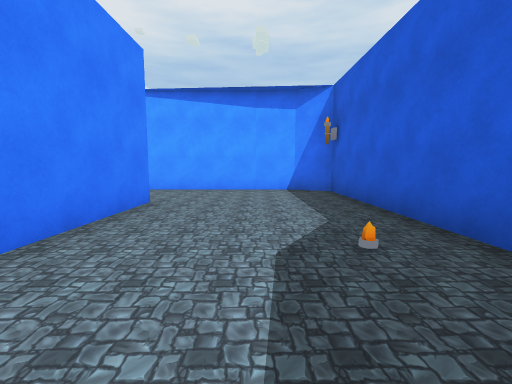
[1] (above)

24 first-person views from a walk through a Unity game level. The camera is 1.3 m above the floor, tilts 6° down and sees 90° across. The floor is counted in squares, 2 m on a side. Each view is taken from the middle of a square. On the plan, view 1 faces up. The plan holds only what a view shows up to about 9 squares ahead; the rest is blank. The place goes on beyond the plan. The player character is not drawn. Some animated figures are left out. Door leaves are left out, so doorways stand open.

[2]
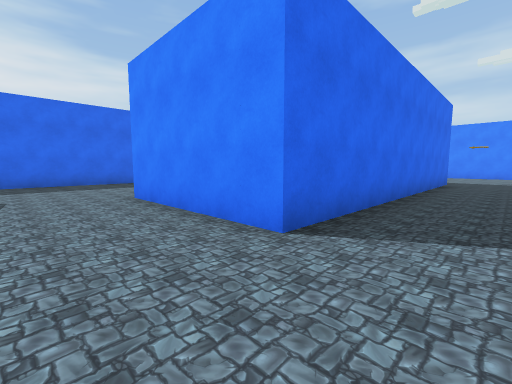

[3]
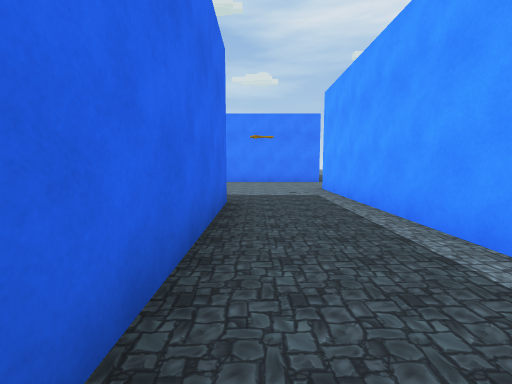

[4]
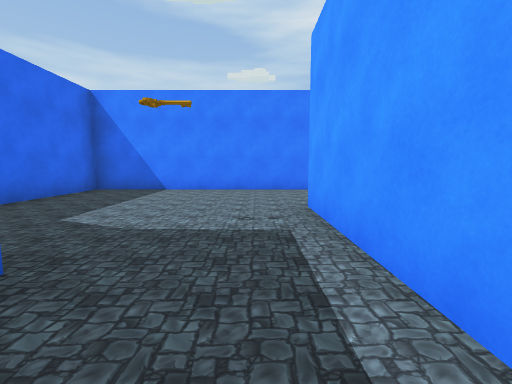

[5]
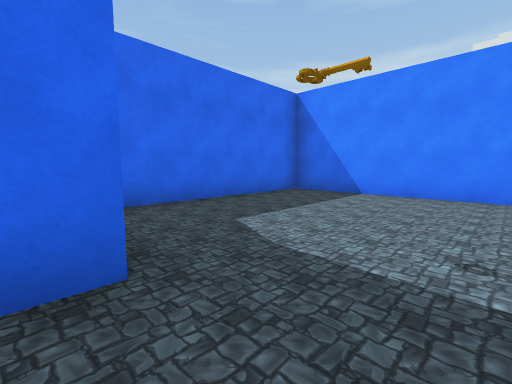

[6]
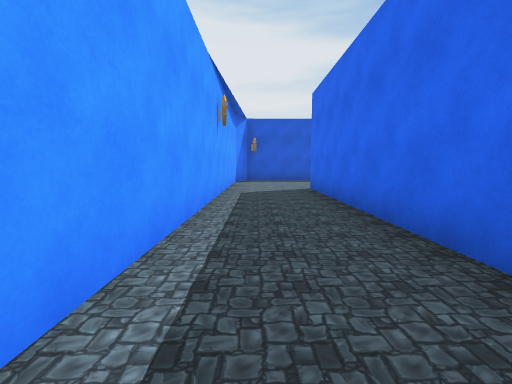

[7]
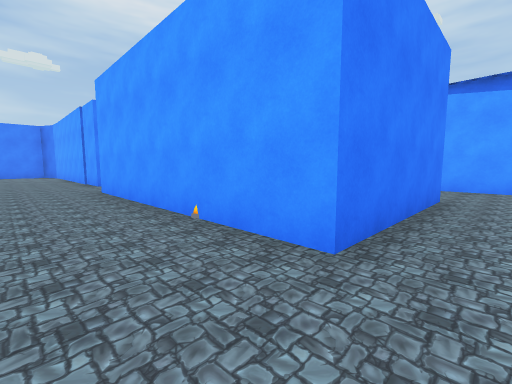

[8]
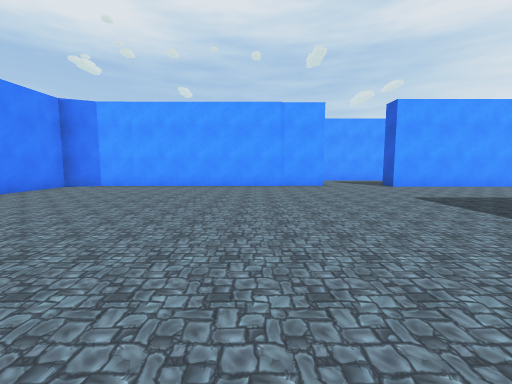

[9]
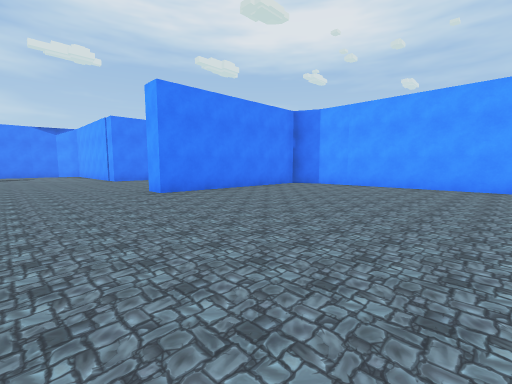

[10]
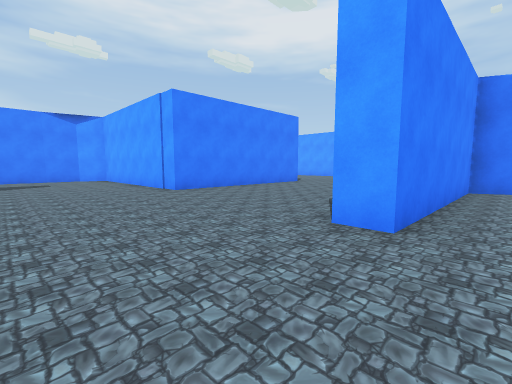

[11]
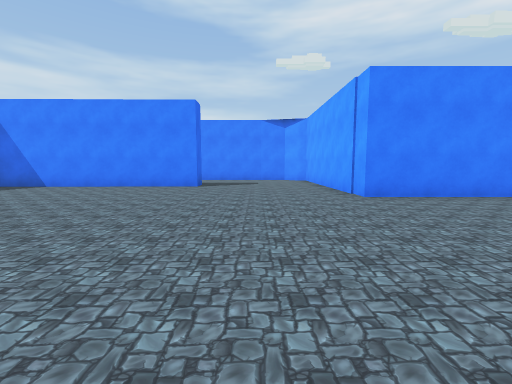

[12]
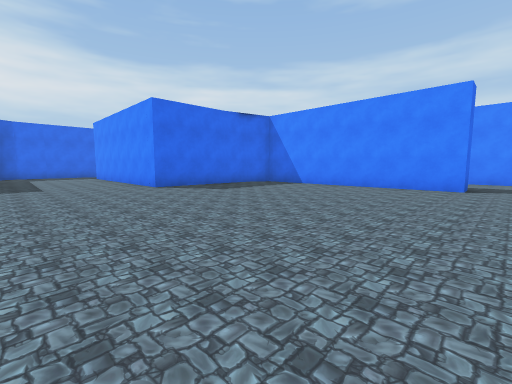

[13]
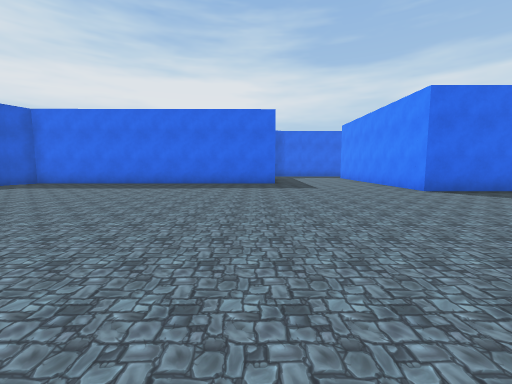

[14]
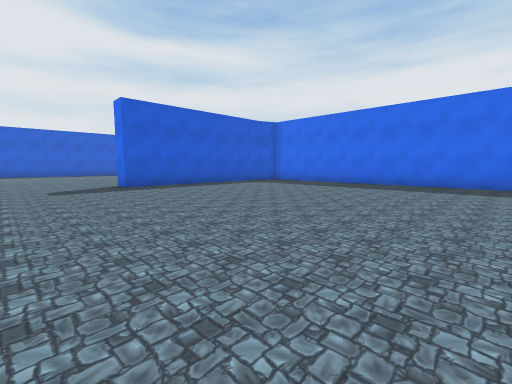

[15]
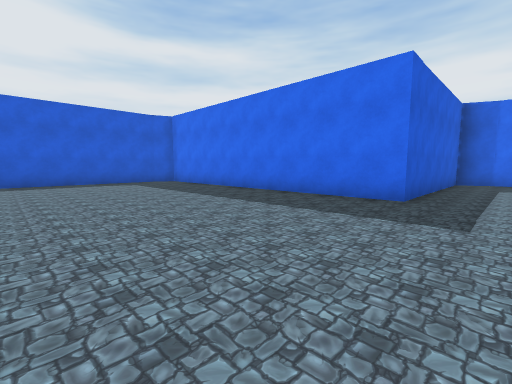

[16]
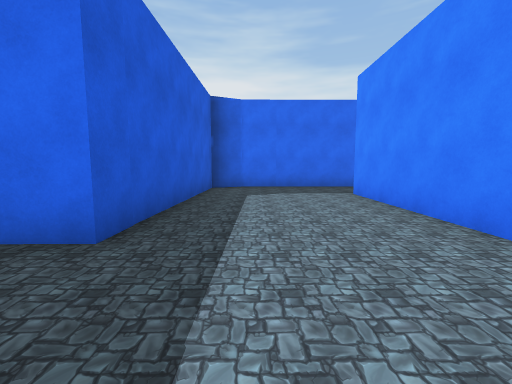

[17]
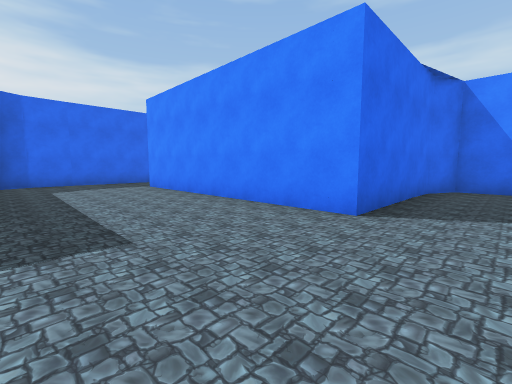

[18]
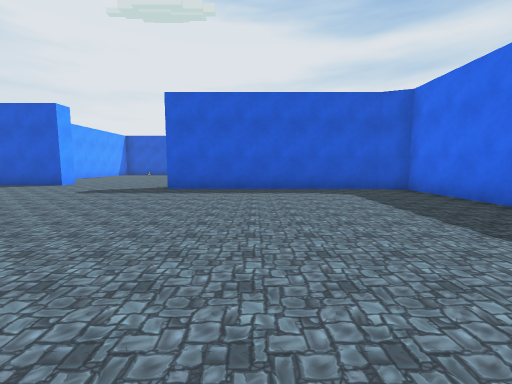

[19]
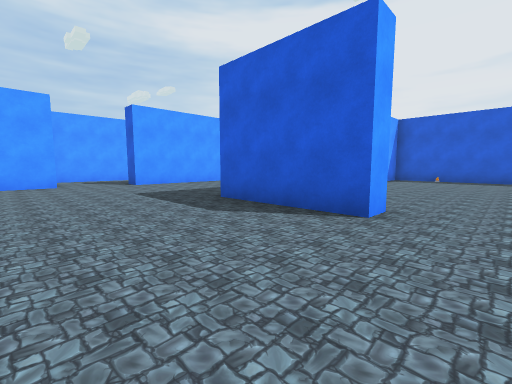

[20]
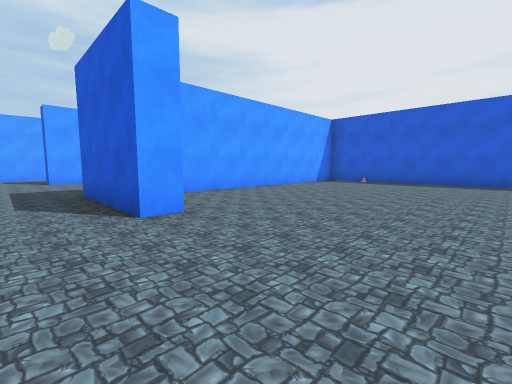

[21]
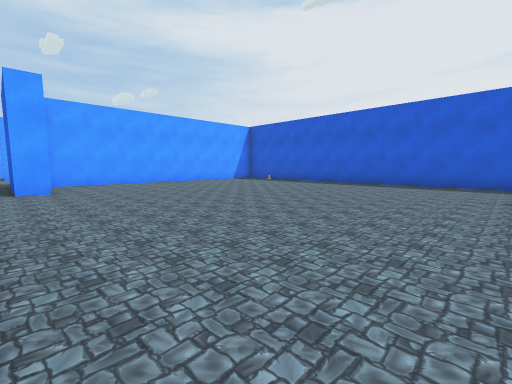

[22]
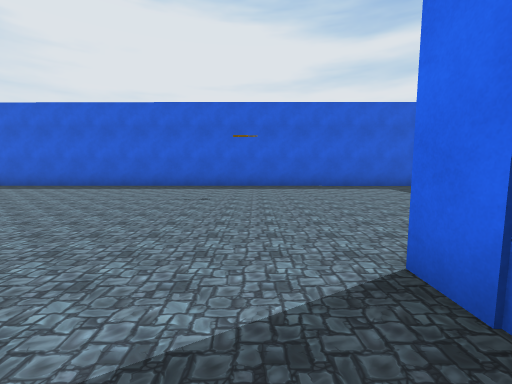

[23]
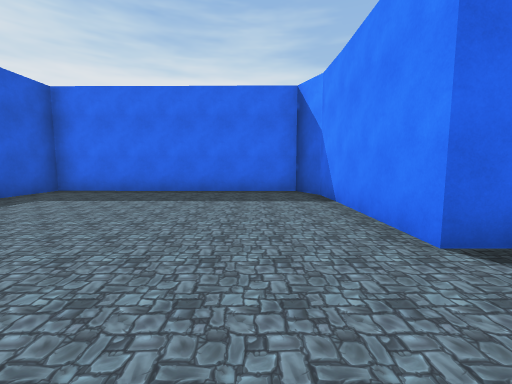

[24]
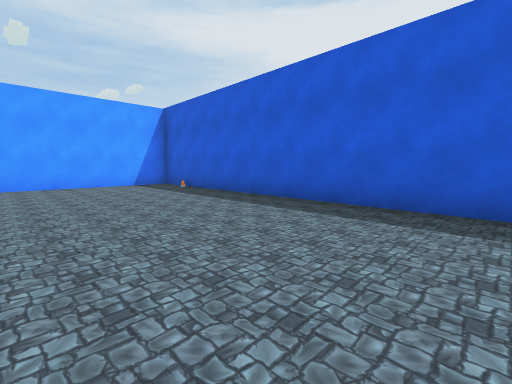

### Floor plan
Points are (right, up) in squares from view 1. A wall is a line through its corners. A room is listed if a view was taken in it or the views show most of it. See-through windows are left out.
Room 1 (views 1, 2, 3, 4, 5, 6)
walls: (-10.5, 4.5) (-1.9, 4.5) (-1.9, 0.7); (-15.8, 7.5) (-15.8, 1.7) (-11.3, 1.8); (1.9, 1.8) (1.9, 6.4) (0.9, 6.8) (-13.1, 6.8)
ways out: opening at (-0.5, 0.5) to room 2; open door at (-14.5, 7)
Room 2 (views 7, 8, 9, 10, 11, 12, 13, 14, 15, 16, 17, 18, 19, 20, 21, 22, 23, 24)
walls: (-7.1, -6.8) (-7.8, -6.8) (-7.8, -3.8); (-23.2, -0.4) (-23.2, -3.8) (-27, -3.9); (-26.5, -7.8) (-25.8, -7.8) (-25.7, -13.9) (-24.8, -14.4) (-21.2, -14.4) (-21.2, -20.9); (-9.8, 1) (-16.8, 1) (-17.7, 0.6) (-17.8, -4.4) (-18.5, -4.4); (-6.1, -15.9) (-5.4, -15.9) (-5.4, -19.5) (-5, -20.4) (1, -20.5) (1.1, -4.4) (-7, -4.4); (-29.2, -6.4) (-29.2, -8.1); (-3.2, -3.7) (0.1, -3.7); (-22.1, -22.9) (-18.6, -22.7) (-17.7, -22.3) (-17.7, -17.1) (-9.3, -17) (-9, -16.3) (-9, -10.6) (-8.4, -10.6); (-1.9, 0.7) (-7.8, 0.7)
ways out: opening at (-0.5, 0.5) to room 1; opening at (-8.5, 1)

Where each view was taken, in squares from view 1:
view 1: 0 up, 0 right, facing up
view 2: 6 up, 0 right, facing down-left
view 3: 5 up, 6 left, facing left
view 4: 6 up, 9 left, facing left
view 5: 6 up, 10 left, facing down-left
view 6: 6 up, 9 left, facing right
view 7: 1 down, 1 left, facing up-left
view 8: 7 down, 12 left, facing up
view 9: 7 down, 12 left, facing up-left
view 10: 7 down, 17 left, facing up-left
view 11: 6 down, 18 left, facing left
view 12: 7 down, 18 left, facing down-left
view 13: 8 down, 17 left, facing down
view 14: 8 down, 17 left, facing down-right
view 15: 12 down, 19 left, facing down-right
view 16: 15 down, 19 left, facing down
view 17: 13 down, 18 left, facing down-left
view 18: 13 down, 16 left, facing right
view 19: 8 down, 11 left, facing up-right
view 20: 10 down, 9 left, facing up-right
view 21: 14 down, 8 left, facing up-right
view 22: 15 down, 7 left, facing right
view 23: 14 down, 4 left, facing down
view 24: 13 down, 3 left, facing up-right
